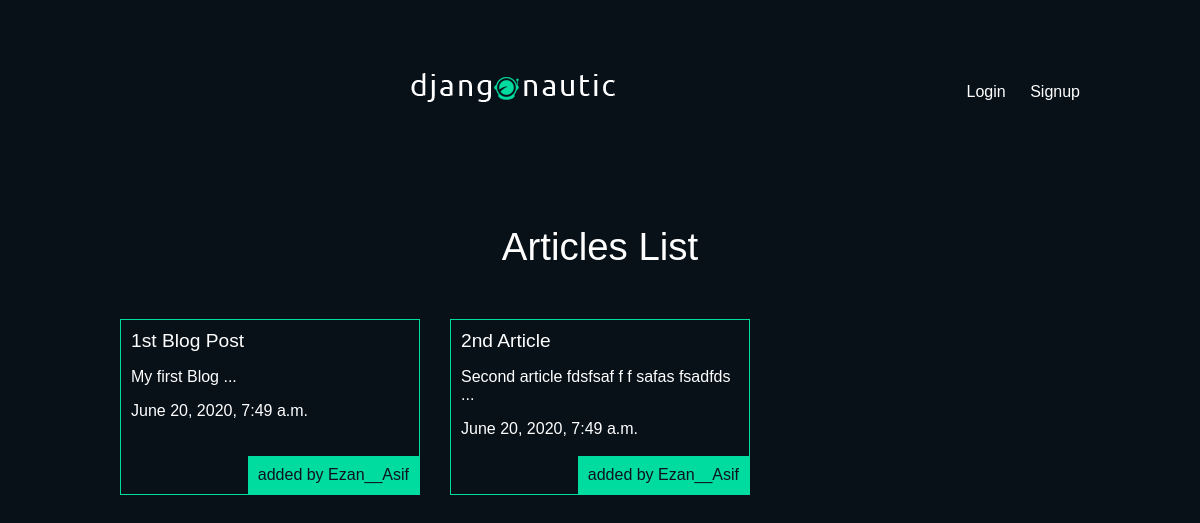
/articles/, run on an earlier commit of the app's database.
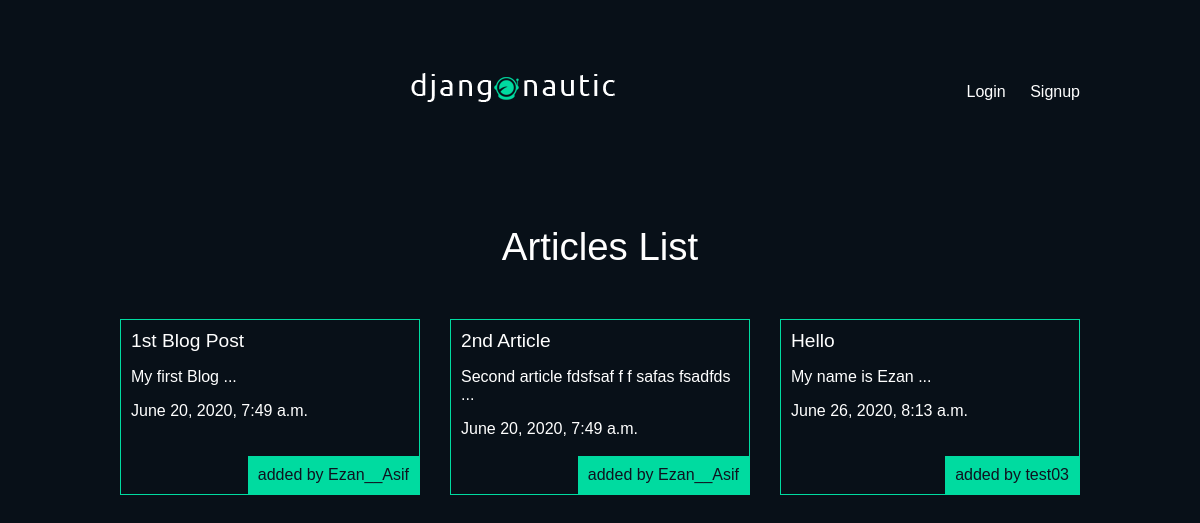
And on a later commit of the database.
### articles/models.py (models this page shows, shortened)
class Article ( models.Model) :
    title = models.CharField(max_length=100)
    slug = models.SlugField()
    body = models.TextField()
    date = models.DateTimeField(auto_now_add=True)
    thumb = models.ImageField(default='default.png', blank=True)
    author =  models.ForeignKey(User,on_delete=models.CASCADE,default=None)
    def snippet(self) :
        return self.body[:50] + " ..."   #takes first 50 char of the string

### articles/views.py (the view)
# urls.py: path('', views.article_list, name="list"),
def article_list (request) :
    articles = Article.objects.all().order_by('date') #error faltu mien arha ha
    return render(request, 'articles/article_list.html', {'articles':articles})

### articles/templates/articles/article_list.html
{% extends 'base_layout.html' %}
{% block content%}
    <h1>Articles List</h1>
    <div class="articles">
        {% for article in articles %}
            <div class="article">
                <h2><a href="{% url 'articles:detail' slug=article.slug %}">{{article.title}}</a></h2>
                <p>{{ article.snippet }}</p>
                <p>{{ article.date }}</p>
                <p class="author"> added by {{ article.author.username }}</p>
            </div>
        {% endfor %}
    </div>
{% endblock %}

What changed in the data, as far as the page shows it:
added Article: title "Hello", snippet "My name is Ezan ...", date "June 26, 2020, 8:13 a.m.", author.username "test03"
